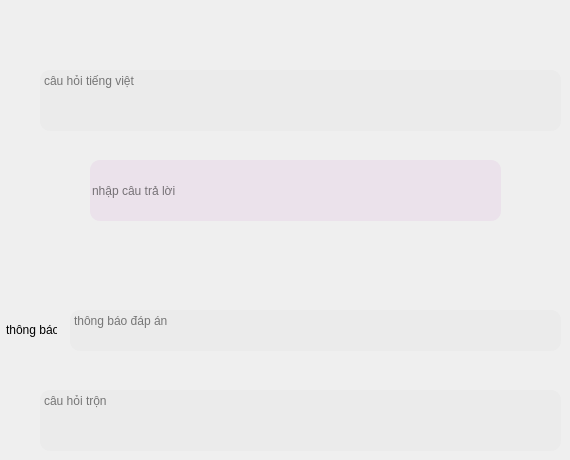
      <widget class="QWidget" name="page_2">
       <widget class="QTextEdit" name="text_anh_nghe_2">
        <property name="geometry">
         <rect>
          <x>40</x>
          <y>390</y>
          <width>521</width>
          <height>61</height>
         </rect>
        </property>
        <property name="mouseTracking">
         <bool>true</bool>
        </property>
        <property name="styleSheet">
         <string notr="true">border-radius: 10px;
color: black;
background: rgba(231, 231, 231, 0.5);
</string>
        </property>
        <property name="placeholderText">
         <string>câu hỏi trộn</string>
        </property>
       </widget>
       <widget class="QTextEdit" name="text_viet_nghe_5">
        <property name="geometry">
         <rect>
          <x>40</x>
          <y>70</y>
          <width>521</width>
          <height>61</height>
         </rect>
        </property>
        <property name="mouseTracking">
         <bool>true</bool>
        </property>
        <property name="styleSheet">
         <string notr="true">border-radius: 10px;
color: black;
background: rgba(231, 231, 231, 0.5);
</string>
        </property>
        <property name="placeholderText">
         <string>câu hỏi tiếng việt</string>
        </property>
       </widget>
       <widget class="QLineEdit" name="tl_nghe_2">
        <property name="geometry">
         <rect>
          <x>90</x>
          <y>160</y>
          <width>411</width>
          <height>61</height>
         </rect>
        </property>
        <property name="styleSheet">
         <string notr="true">border-radius: 10px;
color: black;
background: rgba(231, 212, 231, 0.5);
</string>
        </property>
        <property name="text">
         <string/>
        </property>
        <property name="placeholderText">
         <string>nhập câu trả lời</string>
        </property>
       </widget>
       <widget class="QTextEdit" name="tbao_nghe_2">
        <property name="geometry">
         <rect>
          <x>70</x>
          <y>310</y>
          <width>491</width>
          <height>41</height>
         </rect>
        </property>
        <property name="mouseTracking">
         <bool>true</bool>
        </property>
        <property name="styleSheet">
         <string notr="true">border-radius: 10px;
color: black;
background: rgba(231, 231, 231, 0.5);
</string>
        </property>
        <property name="placeholderText">
         <string>thông báo đáp án</string>
        </property>
       </widget>
       <widget class="QLabel" name="label_2">
        <property name="geometry">
         <rect>
          <x>6</x>
          <y>320</y>
          <width>51</width>
          <height>20</height>
         </rect>
        </property>
        <property name="text">
         <string>thông báo</string>
        </property>
       </widget>
      </widget>
